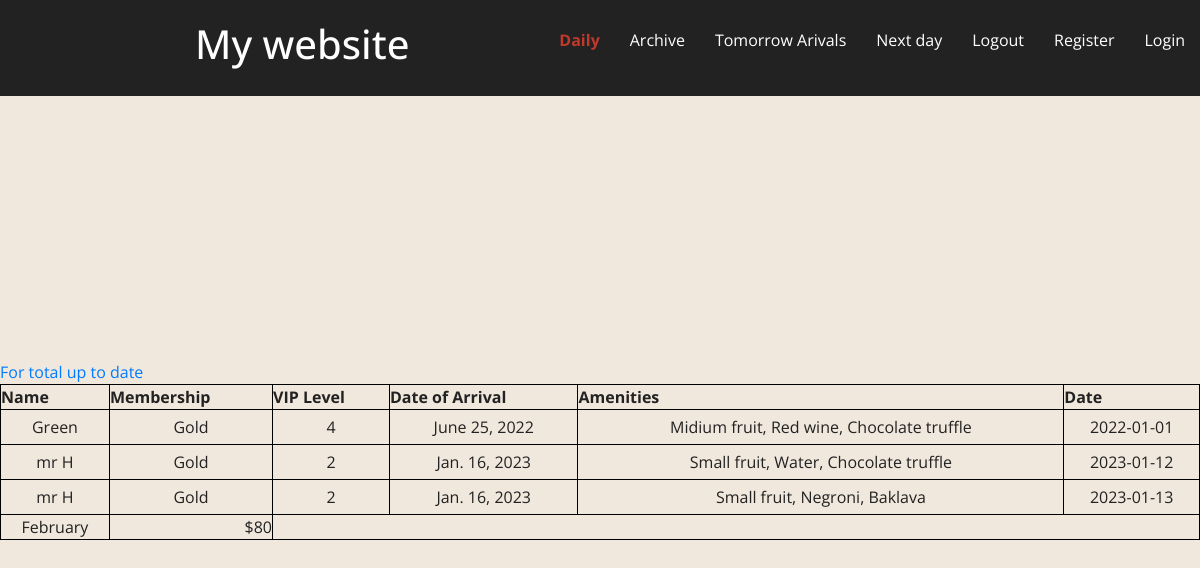
/months/January, run on the app's committed database.
### calc/models.py (models this page shows)
class InputAmenity(models.Model):
    big_id = models.BigAutoField(primary_key=True)
    name = models.CharField(max_length=300)
    membership = models.CharField(max_length=400)
    arrival_date = models.CharField(max_length=100)
    checkout_date = models.CharField(max_length=100, default='18/12/2022')
    returns = models.IntegerField(default=0)
    vip_level = models.IntegerField(default=0)
    guests_count = models.IntegerField(default=1)
    room_allocation = models.IntegerField(default=100)
    num_of_fruit = models.IntegerField(default=1, blank=True, null=True)
    fruit_amenity = models.CharField(
        max_length=200, choices=FRUIT, blank=True, null=True)
    num_of_drink = models.IntegerField(default=0, blank=True, null=True)
    drink_amenity = models.CharField(
        max_length=200, choices=DRINK, blank=True, null=True)
    num_of_dessert = models.IntegerField(default=1, blank=True, null=True)
    dessert_amenity = models.CharField(
        max_length=200, choices=DESSERT, blank=True, null=True)
    birthday_amenity = models.CharField(
        max_length=200, choices=BIRTHDAY, blank=True, null=True)
    month = models.CharField(max_length=300, choices=MONTHS)
    date = models.DateField(auto_now_add=True)
    def __str__(self) -> str:
        return f'{self.name, self.arrival_date, self.month}'

### calc/views.py (the view)
# urls.py: path('months/<str:months>', views.months, name='months'),
def months(request, months):
    cur_month = []
    for i in DATA:
        for key in YearMounts:
            if i.month == YearMounts[key]:
                print(i)
        if i.month == months:
            cur_month.append(i)
    print(i.month, '+>', months)
    return render(request, 'calc/arch-month.html', {
        'data': cur_month,
        'month': months
    })

### calc/templates/calc/arch-month.html (shortened to what this page needs)
{% extends "calc/base.html" %}
{% block body %}
<a href="{% url 'calc:total' month %}" id="total">For total</a>
<a href="{% url 'calc:uptodate' month %}" id="total">up to date</a>
<table style="width:100%">
    <tr>
      <th>Name</th>
      <th>Membership</th>
      <th>VIP Level</th>
      <th>Date of Arrival</th>
      <th>Amenities</th>
      <th>Date</th>
    </tr>
    {% for d in data %}
    <tr>
      <td><p>{{d.name}}</p></td>
      <td >{{d.membership}}</td>
      <td>{{d.vip_level}}</td>
      <td>{{d.date}}</td>
      <td class="amenities">{{d.fruit_amenity}}, {{ d.drink_amenity}}, {{d.dessert_amenity}}</td>
      <td>{{d.arrival_date}}</td>
    </tr>
    {% endfor %}
    <tr>
      <td>February</td>
      <td style="text-align:right">$80</td>
    </tr>
  </table>
{% endblock %}

### calc/static/style.css (style rules this page uses)
* { box-sizing: border-box; margin: 0; padding: 0; }
body { font-family: 'Open Sans', sans-serif; color: #222; padding-bottom: 50px; padding-top: 20%; }

### calc/templates/calc/base.html (style rules this page uses)
body { background-color: rgb(207, 203, 190); }

### calc/templates/calc/arch-month.html (style rules this page uses)
body { background-color: rgb(240, 231, 221); }
table, th, td { border: 1px solid black; }
td { text-align: center; }
p { margin: 5px; }

### data on the page
InputAmenity: name "Green", membership "Gold", vip_level "4", date "June 25, 2022", fruit_amenity "Midium fruit", drink_amenity "Red wine", dessert_amenity "Chocolate truffle", arrival_date "2022-01-01"
InputAmenity: name "mr H", membership "Gold", vip_level "2", date "Jan. 16, 2023", fruit_amenity "Small fruit", drink_amenity "Water", dessert_amenity "Chocolate truffle", arrival_date "2023-01-12"
InputAmenity: name "mr H", membership "Gold", vip_level "2", date "Jan. 16, 2023", fruit_amenity "Small fruit", drink_amenity "Negroni", dessert_amenity "Baklava", arrival_date "2023-01-13"
